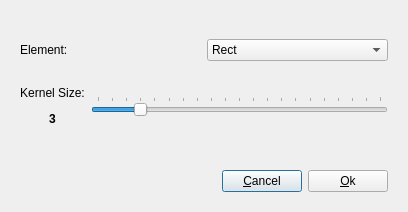
<?xml version="1.0" encoding="UTF-8"?>
<ui version="4.0">
 <class>DilationDialog</class>
 <widget class="QDialog" name="DilationDialog">
  <property name="geometry">
   <rect>
    <x>0</x>
    <y>0</y>
    <width>408</width>
    <height>212</height>
   </rect>
  </property>
  <property name="windowTitle">
   <string>Dilation Dialog</string>
  </property>
  <layout class="QGridLayout" name="gridLayout_2">
   <item row="0" column="0">
    <layout class="QVBoxLayout" name="verticalLayout">
     <item>
      <widget class="QWidget" name="widget" native="true">
       <layout class="QGridLayout" name="gridLayout">
        <item row="0" column="0">
         <layout class="QHBoxLayout" name="horizontalLayout_2">
          <item>
           <widget class="QLabel" name="label_2">
            <property name="sizePolicy">
             <sizepolicy hsizetype="Preferred" vsizetype="Preferred">
              <horstretch>0</horstretch>
              <verstretch>0</verstretch>
             </sizepolicy>
            </property>
            <property name="text">
             <string>Element:</string>
            </property>
           </widget>
          </item>
          <item>
           <widget class="QComboBox" name="comboElement">
            <property name="sizePolicy">
             <sizepolicy hsizetype="Preferred" vsizetype="Fixed">
              <horstretch>0</horstretch>
              <verstretch>0</verstretch>
             </sizepolicy>
            </property>
            <item>
             <property name="text">
              <string>Rect</string>
             </property>
            </item>
            <item>
             <property name="text">
              <string>Cross</string>
             </property>
            </item>
            <item>
             <property name="text">
              <string>Ellipse</string>
             </property>
            </item>
           </widget>
          </item>
         </layout>
        </item>
        <item row="1" column="0">
         <layout class="QHBoxLayout" name="horizontalLayout_3">
          <item>
           <widget class="QLabel" name="sizeLabel">
            <property name="sizePolicy">
             <sizepolicy hsizetype="Preferred" vsizetype="Fixed">
              <horstretch>0</horstretch>
              <verstretch>0</verstretch>
             </sizepolicy>
            </property>
            <property name="text">
             <string>&lt;html&gt;&lt;head/&gt;&lt;body&gt;&lt;p&gt;Kernel Size:&lt;/p&gt;&lt;p&gt;&lt;span style=&quot; font-weight:600;&quot;&gt;3&lt;/span&gt;&lt;/p&gt;&lt;/body&gt;&lt;/html&gt;</string>
            </property>
            <property name="alignment">
             <set>Qt::AlignCenter</set>
            </property>
           </widget>
          </item>
          <item>
           <widget class="QSlider" name="sizeSlider">
            <property name="maximum">
             <number>20</number>
            </property>
            <property name="value">
             <number>3</number>
            </property>
            <property name="orientation">
             <enum>Qt::Horizontal</enum>
            </property>
            <property name="tickPosition">
             <enum>QSlider::TicksAbove</enum>
            </property>
           </widget>
          </item>
         </layout>
        </item>
       </layout>
      </widget>
     </item>
    </layout>
   </item>
   <item row="1" column="0">
    <widget class="QWidget" name="buttonWidget" native="true">
     <property name="sizePolicy">
      <sizepolicy hsizetype="Preferred" vsizetype="Fixed">
       <horstretch>0</horstretch>
       <verstretch>0</verstretch>
      </sizepolicy>
     </property>
     <property name="autoFillBackground">
      <bool>false</bool>
     </property>
     <layout class="QHBoxLayout" name="horizontalLayout_8">
      <item>
       <spacer name="horizontalSpacer">
        <property name="orientation">
         <enum>Qt::Horizontal</enum>
        </property>
        <property name="sizeHint" stdset="0">
         <size>
          <width>178</width>
          <height>20</height>
         </size>
        </property>
       </spacer>
      </item>
      <item>
       <widget class="QPushButton" name="cancelButton">
        <property name="text">
         <string>&amp;Cancel</string>
        </property>
       </widget>
      </item>
      <item>
       <widget class="QPushButton" name="okButton">
        <property name="text">
         <string>&amp;Ok</string>
        </property>
       </widget>
      </item>
     </layout>
    </widget>
   </item>
  </layout>
 </widget>
 <resources/>
 <connections>
  <connection>
   <sender>okButton</sender>
   <signal>clicked()</signal>
   <receiver>DilationDialog</receiver>
   <slot>accept()</slot>
   <hints>
    <hint type="sourcelabel">
     <x>361</x>
     <y>186</y>
    </hint>
    <hint type="destinationlabel">
     <x>402</x>
     <y>133</y>
    </hint>
   </hints>
  </connection>
  <connection>
   <sender>cancelButton</sender>
   <signal>clicked()</signal>
   <receiver>DilationDialog</receiver>
   <slot>reject()</slot>
   <hints>
    <hint type="sourcelabel">
     <x>262</x>
     <y>186</y>
    </hint>
    <hint type="destinationlabel">
     <x>177</x>
     <y>208</y>
    </hint>
   </hints>
  </connection>
 </connections>
</ui>
